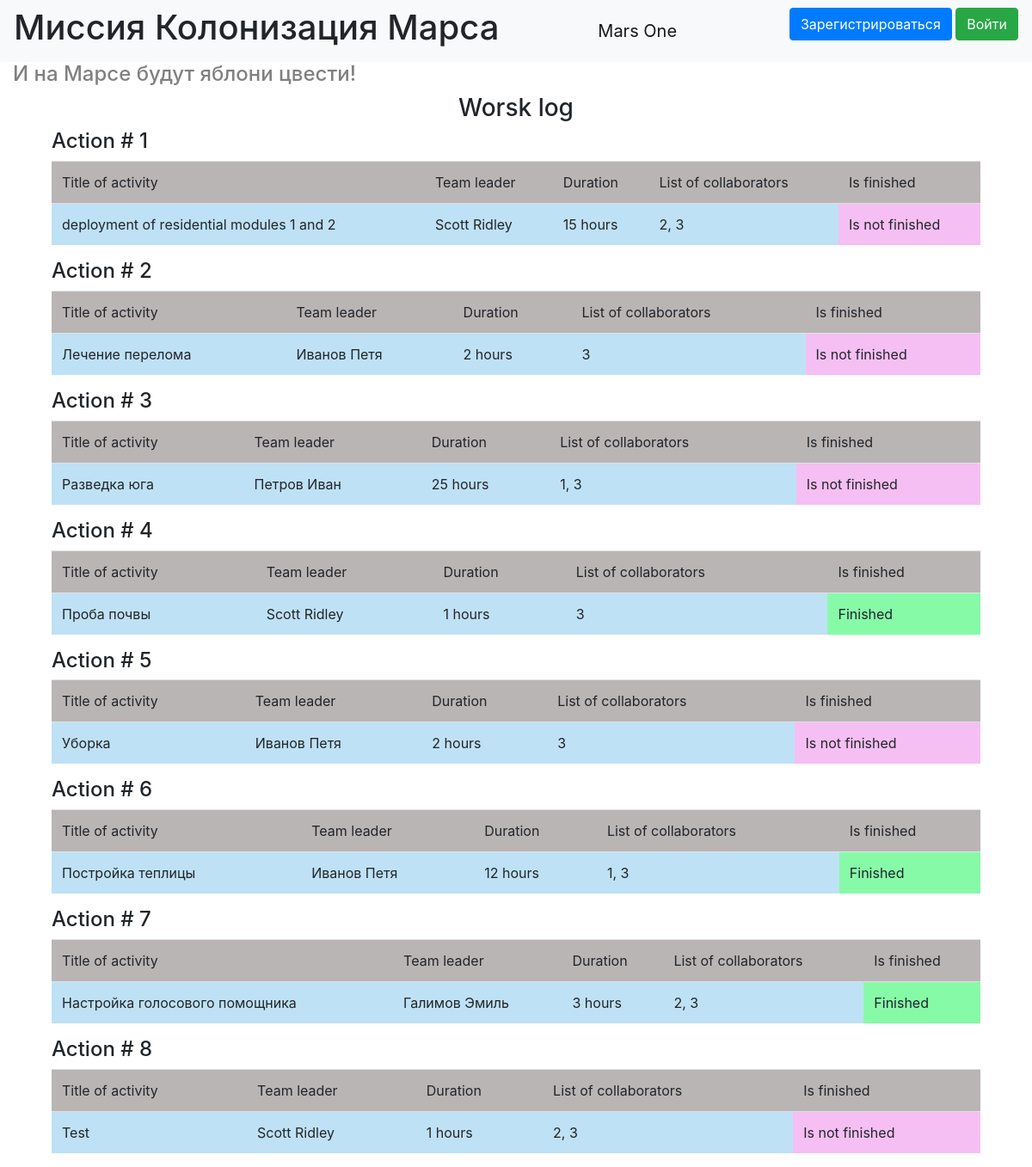
Before: / with the older database file.
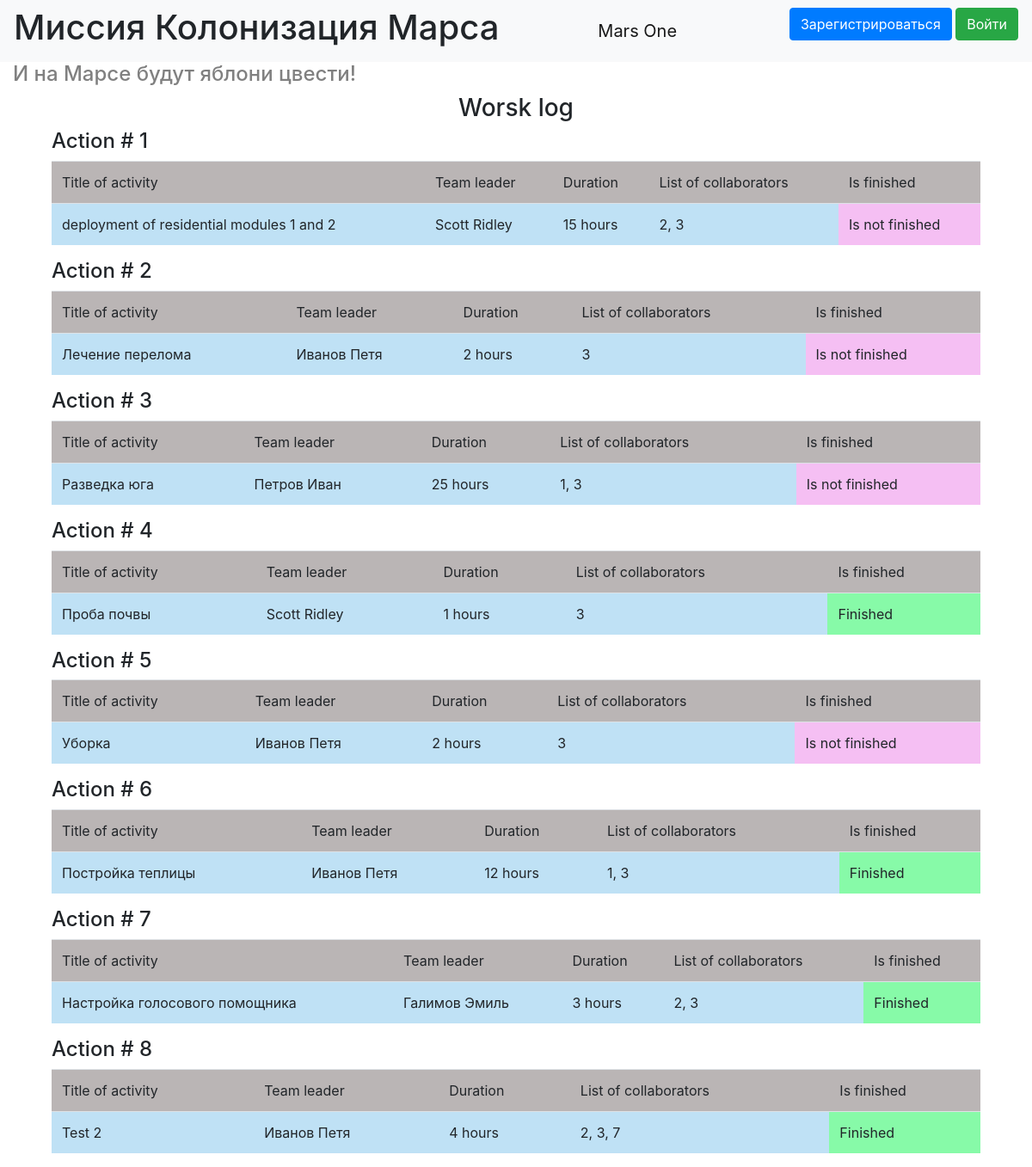
After: the same page with the newer database file.
### data/jobs.py (models this page shows)
class Jobs(SqlAlchemyBase, SerializerMixin):
    __tablename__ = 'jobs'
    id = sqlalchemy.Column(sqlalchemy.Integer,
                           primary_key=True, autoincrement=True)
    team_leader = sqlalchemy.Column(sqlalchemy.Integer,
                                    sqlalchemy.ForeignKey("users.id"))
    job = sqlalchemy.Column(sqlalchemy.String, nullable=True)
    work_size = sqlalchemy.Column(sqlalchemy.Integer, nullable=True)
    collaborators = sqlalchemy.Column(sqlalchemy.String, nullable=True)
    start_date = sqlalchemy.Column(sqlalchemy.Date, nullable=True)
    end_date = sqlalchemy.Column(sqlalchemy.Date, nullable=True)
    is_finished = sqlalchemy.Column(sqlalchemy.Boolean, nullable=True)
    user = orm.relation('User')

### data/users.py (models this page shows, shortened)
class User(SqlAlchemyBase, UserMixin, SerializerMixin):
    __tablename__ = 'users'
    id = sqlalchemy.Column(sqlalchemy.Integer,
                           primary_key=True, autoincrement=True)
    surname = sqlalchemy.Column(sqlalchemy.String, nullable=True)
    name = sqlalchemy.Column(sqlalchemy.String, nullable=True)
    age = sqlalchemy.Column(sqlalchemy.Integer, nullable=True)
    position = sqlalchemy.Column(sqlalchemy.String, nullable=True)
    speciality = sqlalchemy.Column(sqlalchemy.String, nullable=True)
    address = sqlalchemy.Column(sqlalchemy.String, nullable=True)
    email = sqlalchemy.Column(sqlalchemy.String,
                              index=True, unique=True, nullable=True)
    hashed_password = sqlalchemy.Column(sqlalchemy.String, nullable=True)
    modified_date = sqlalchemy.Column(sqlalchemy.DateTime, default=datetime.datetime.now)
    jobs = orm.relation("Jobs", back_populates='user')

### main.py (the view)
@app.route('/')
def job_list():
    db_sess = db_session.create_session()
    jobs = db_sess.query(Jobs)
    return render_template('index.html', jobs=jobs, title='Журнал работ')

### data/db_session.py (called while the page is built)
def create_session() -> Session:
    global __factory
    return __factory()

### templates/index.html (shortened to what this page needs)
{% extends "base.html" %}
{% block navbar_cont %}
    <h1>Миссия Колонизация Марса</h1>
{% endblock %}
{% block content %}
    {% set lab = "Action #" %}
    <h4 class="grey">И на Марсе будут яблони цвести!</h4>
    <h3 class="works-title">Worsk log</h3>
    <div class="all-jobs-table">
    {% for item in jobs %}
    <div class="jobs-table">
        <h4>{{lab}} {{loop.index}}</h4>
        <table class="table">
          <thead>
            <tr>
              <td scope="col" class="table-head-grey">Title of activity</td>
              <td scope="col" class="table-head-grey">Team leader</td>
              <td scope="col" class="table-head-grey">Duration</td>
              <td scope="col" class="table-head-grey">List of collaborators</td>
              <td scope="col" class="table-head-grey">Is finished</td>
            </tr>
          </thead>
          <tbody>
            <tr>
              <td scope="row" class="table-body-blue">{{item.job}}</td>
              <td class="table-body-blue">{{item.user.surname}} {{item.user.name}}</td>
              <td class="table-body-blue">{{item.work_size}} hours</td>
              <td class="table-body-blue">{{item.collaborators}}</td>
              {% if item.is_finished == 0 %}
              <td class="table-body-pink">Is not finished</td>
              {% else %}
                <td class="table-body-green">Finished</td>
              {% endif %}
            </tr>
          </tbody>
        </table>
    </div>
    {% endfor %}
    </div>
{% endblock %}

### templates/base.html (shortened to what this page needs)
<!doctype html>
<html lang="en">
<head>
    <link rel="stylesheet"
          href="https://stackpath.bootstrapcdn.com/bootstrap/4.4.1/css/bootstrap.min.css"
>
    <link rel="stylesheet" type="text/css" href="{{url_for('static', filename='css/style.css')}}" />
</head>
<body>
<header>
    <nav class="navbar navbar-light bg-light">
        {% block navbar_cont %}{% endblock %}
        <a class="navbar-brand mars-one" href="#">Mars One</a>
        {% if current_user.is_authenticated %}
            <a class="navbar-brand" href="/logout">{{ current_user.name }} {{ current_user.surname}}</a>
        {% else %}
            <p>
                <a class="btn btn-primary " href="/register">Зарегистрироваться</a>
                <a class="btn btn-success" href="/login">Войти</a>
            </p>
        {% endif %}
    </nav>
</header>
<main role="main" class="container">
    {% block content %}{% endblock %}
</main>
</body>
</html>

### static/css/style.css (style rules this page uses)
.container { max-width: 1920px; }
h1, h4.grey { text-align: left; }
.mars-one { text-align: center; }
h4.grey { color: grey; }
.works-title { text-align: center; }
.jobs-table, .all-jobs-table { max-width: 1080px; margin: auto; }
.table-head-grey { background-color: #bab5b5; }
.table-body-blue { background-color: #bfe1f5; }
.table-body-pink { background-color: #f5bff3; }
.table-body-green { background-color: #87faa8; }

Changed rows visible on the page:
removed Jobs: lab "Action #", job "Test", user.surname "Scott", user.name "Ridley", work_size "1", collaborators "2, 3", is_finished "Is not finished"
added Jobs: lab "Action #", job "Test 2", user.surname "Иванов", user.name "Петя", work_size "4", collaborators "2, 3, 7", is_finished "Finished"
